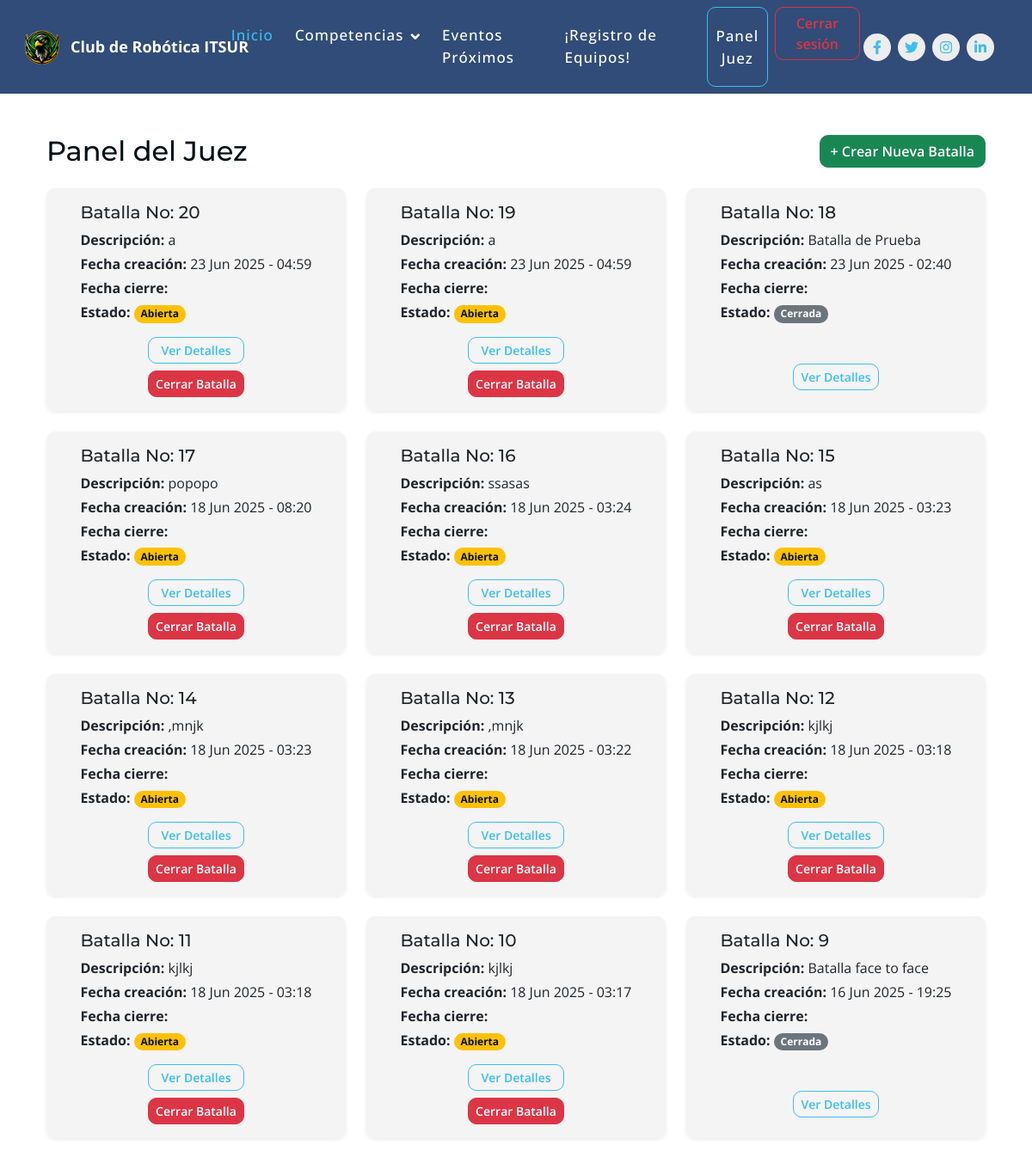
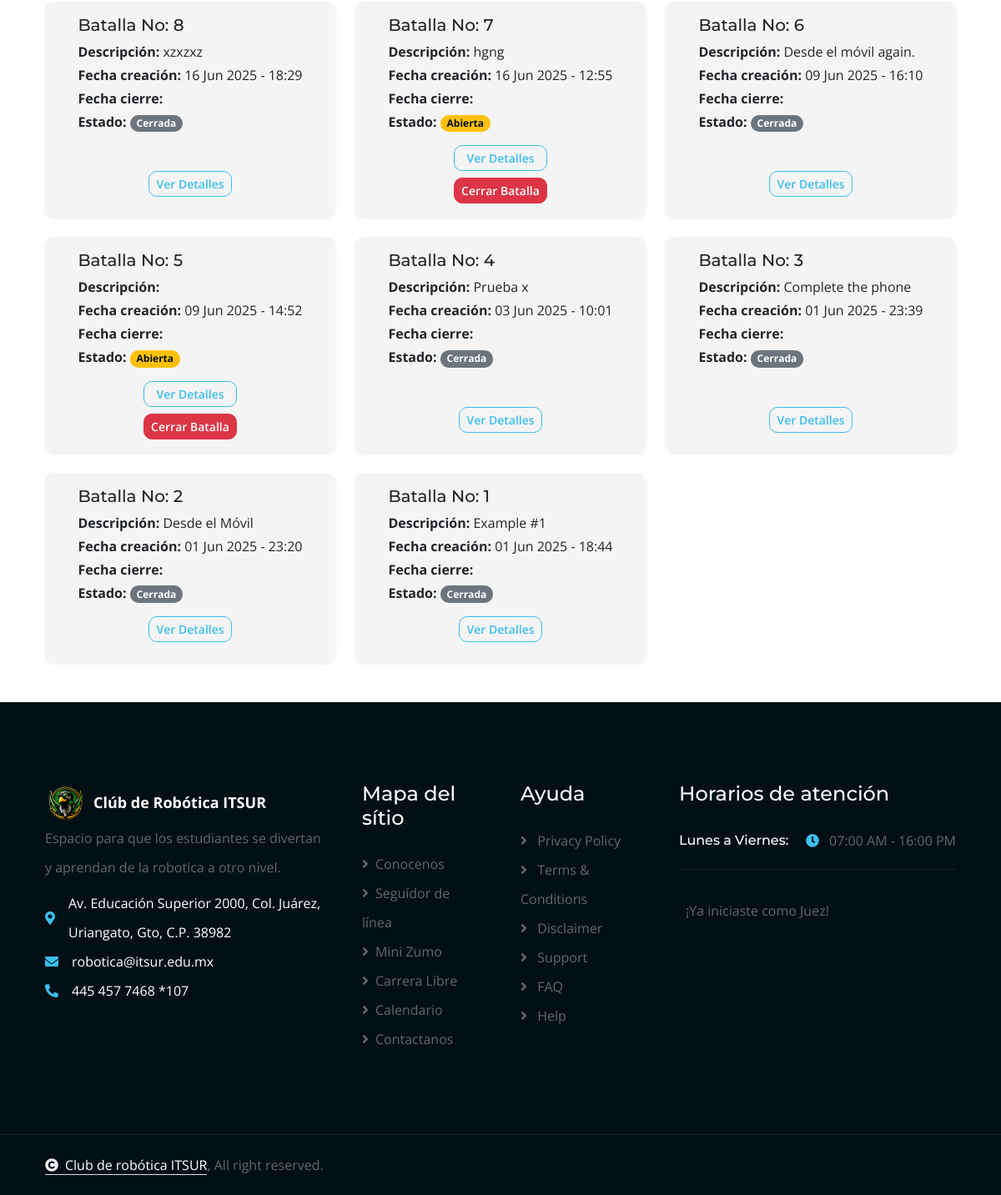
Screenshot of /juez/dashboard_juez/ (signed in) with the database file from the repository (2 pictures, top to bottom).
### inicio/models.py (models this page shows, shortened)
class Batalla(models.Model):
    numero = models.AutoField(primary_key=True)
    CATEGORIAS = [
        ("SL", "Seguidor de línea"),
        ("MSRC", "Mini Sumo RC"),
        ("MSA", "Mini Sumo Autónomo"),
    ]
    equipos = models.ManyToManyField(Equipo, related_name="batallas")
    categoria = models.CharField(max_length=10, choices=[("SL", "Seguidor de línea"), ("MSRC", "Mini Sumo RC"), ("MSA", "Mini Sumo Autónomo")])
    descripcion = models.TextField(blank=True, null=True)
    fecha_inicio = models.DateTimeField(auto_now_add=True)
    fecha_fin = models.DateTimeField(null=True, blank=True)
    cerrada = models.BooleanField(default=False)
    ganador = models.ForeignKey(
        Equipo,
        on_delete=models.CASCADE,
        null=True,
        blank=True,
        related_name="batallas_ganadas",
    )

### inicio/views.py (the view)
# urls.py: path('juez/dashboard_juez/', views.dashboard_juez, name='dashboard_juez'),
@login_required
def dashboard_juez(request):
    batallas = Batalla.objects.all().order_by('-fecha_inicio')
    return render(request, 'dashboard_juez.html', {'batallas': batallas})

### inicio/templates/dashboard_juez.html (shortened to what this page needs)
{% extends 'base.html' %}
{% load static %}
{% block content %}
  <div class="container py-5">
    <div class="d-flex justify-content-between align-items-center mb-4">
      <h2 class="mb-0">Panel del Juez</h2>
      <a href="{% url 'crear_batalla' %}" class="btn btn-success">+ Crear Nueva Batalla</a>
    </div>
    {% if batallas %}
      <div class="row g-4">
        {% for b in batallas %}
          <div class="col-12 col-md-6 col-lg-4">
            <div class="card shadow-sm h-100">
              <div class="card-body d-flex flex-column justify-content-between">
                <div>
                  <h5 class="card-title">Batalla No: {{ b.numero }}</h5>
                  <p class="card-text mb-1">
                    <strong>Descripción:</strong> {{ b.descripcion }}
                  </p>
                  <p class="card-text mb-1">
                    <strong>Fecha creación:</strong> {{ b.fecha_inicio|date:'d M Y - H:i' }}
                  </p>
                  <p class="card-text mb-1">
                    <strong>Fecha cierre:</strong> {{ b.fecha_cierre|date:'d M Y - H:i' }}
                  </p>
                  <p class="card-text">
                    <strong>Estado:</strong>
                    {% if b.cerrada %}
                      <span class="badge bg-secondary">Cerrada</span>
                    {% else %}
                      <span class="badge bg-warning text-dark">Abierta</span>
                    {% endif %}
                  </p>
                </div>
                <div class="mt-3">
                  <a href="{% url 'ver_ronda' b.pk %}" class="btn btn-outline-primary btn-sm w-100 mb-2">Ver Detalles</a>
                  {% if not b.cerrada %}
                    <form method="POST" action="{% url 'cerrar_ronda' b.pk %}" class="d-grid">
                      <button type="submit" class="btn btn-danger btn-sm">Cerrar Batalla</button>
                    </form>
                  {% endif %}
                </div>
              </div>
            </div>
          </div>
        {% endfor %}
      </div>
    {% else %}
      <div class="alert alert-info text-center">No hay batallas registradas aún.</div>
    {% endif %}
  </div>
{% endblock %}

### inicio/static/css/style.css (style rules this page uses)
.card { background-color: rgba(244, 244, 244, 0.938); border: none; }
.card-body { display: flex; align-items: center; justify-content: center; border-radius: 10px; }
.btn { font-weight: 600; transition: .5s; }

### rows the page displays
Batalla: numero "20", descripcion "a", fecha_inicio "23 Jun 2025 - 04:59", cerrada "Abierta"
Batalla: numero "19", descripcion "a", fecha_inicio "23 Jun 2025 - 04:59", cerrada "Abierta"
Batalla: numero "18", descripcion "Batalla de Prueba", fecha_inicio "23 Jun 2025 - 02:40", cerrada "Cerrada"
Batalla: numero "17", descripcion "popopo", fecha_inicio "18 Jun 2025 - 08:20", cerrada "Abierta"
Batalla: numero "16", descripcion "ssasas", fecha_inicio "18 Jun 2025 - 03:24", cerrada "Abierta"
Batalla: numero "15", descripcion "as", fecha_inicio "18 Jun 2025 - 03:23", cerrada "Abierta"
Batalla: numero "14", descripcion ",mnjk", fecha_inicio "18 Jun 2025 - 03:23", cerrada "Abierta"
Batalla: numero "13", descripcion ",mnjk", fecha_inicio "18 Jun 2025 - 03:22", cerrada "Abierta"
Batalla: numero "12", descripcion "kjlkj", fecha_inicio "18 Jun 2025 - 03:18", cerrada "Abierta"
Batalla: numero "11", descripcion "kjlkj", fecha_inicio "18 Jun 2025 - 03:18", cerrada "Abierta"
Batalla: numero "10", descripcion "kjlkj", fecha_inicio "18 Jun 2025 - 03:17", cerrada "Abierta"
Batalla: numero "9", descripcion "Batalla face to face", fecha_inicio "16 Jun 2025 - 19:25", cerrada "Cerrada"
Batalla: numero "8", descripcion "xzxzxz", fecha_inicio "16 Jun 2025 - 18:29", cerrada "Cerrada"
Batalla: numero "7", descripcion "hgng", fecha_inicio "16 Jun 2025 - 12:55", cerrada "Abierta"
Batalla: numero "6", descripcion "Desde el móvil again.", fecha_inicio "09 Jun 2025 - 16:10", cerrada "Cerrada"
Batalla: numero "5", fecha_inicio "09 Jun 2025 - 14:52", cerrada "Abierta"
Batalla: numero "4", descripcion "Prueba x", fecha_inicio "03 Jun 2025 - 10:01", cerrada "Cerrada"
Batalla: numero "3", descripcion "Complete the phone", fecha_inicio "01 Jun 2025 - 23:39", cerrada "Cerrada"
Batalla: numero "2", descripcion "Desde el Móvil", fecha_inicio "01 Jun 2025 - 23:20", cerrada "Cerrada"
Batalla: numero "1", descripcion "Example #1", fecha_inicio "01 Jun 2025 - 18:44", cerrada "Cerrada"
